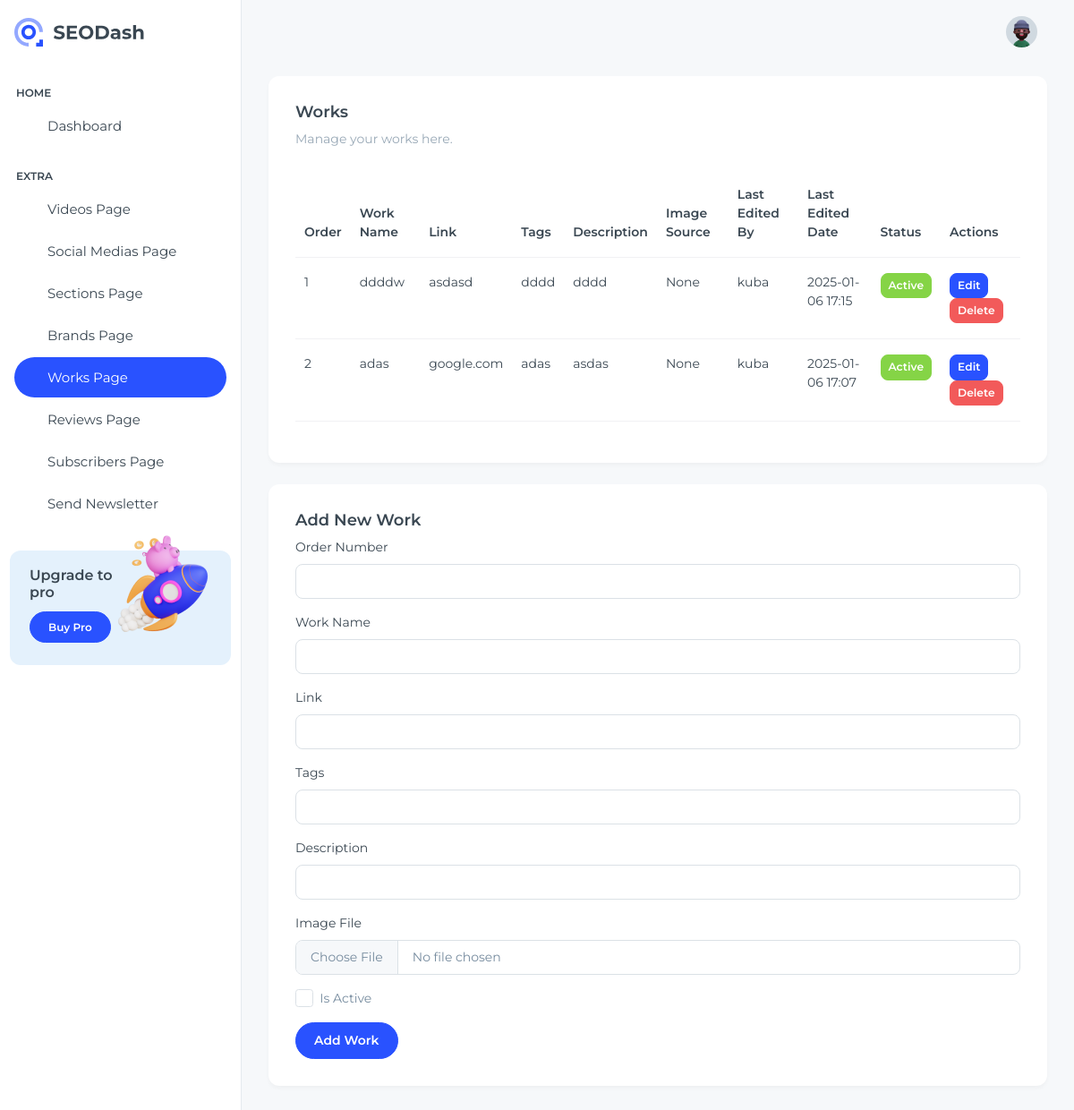
/dashboard/works/ (signed in), run on an earlier commit of the app's database.
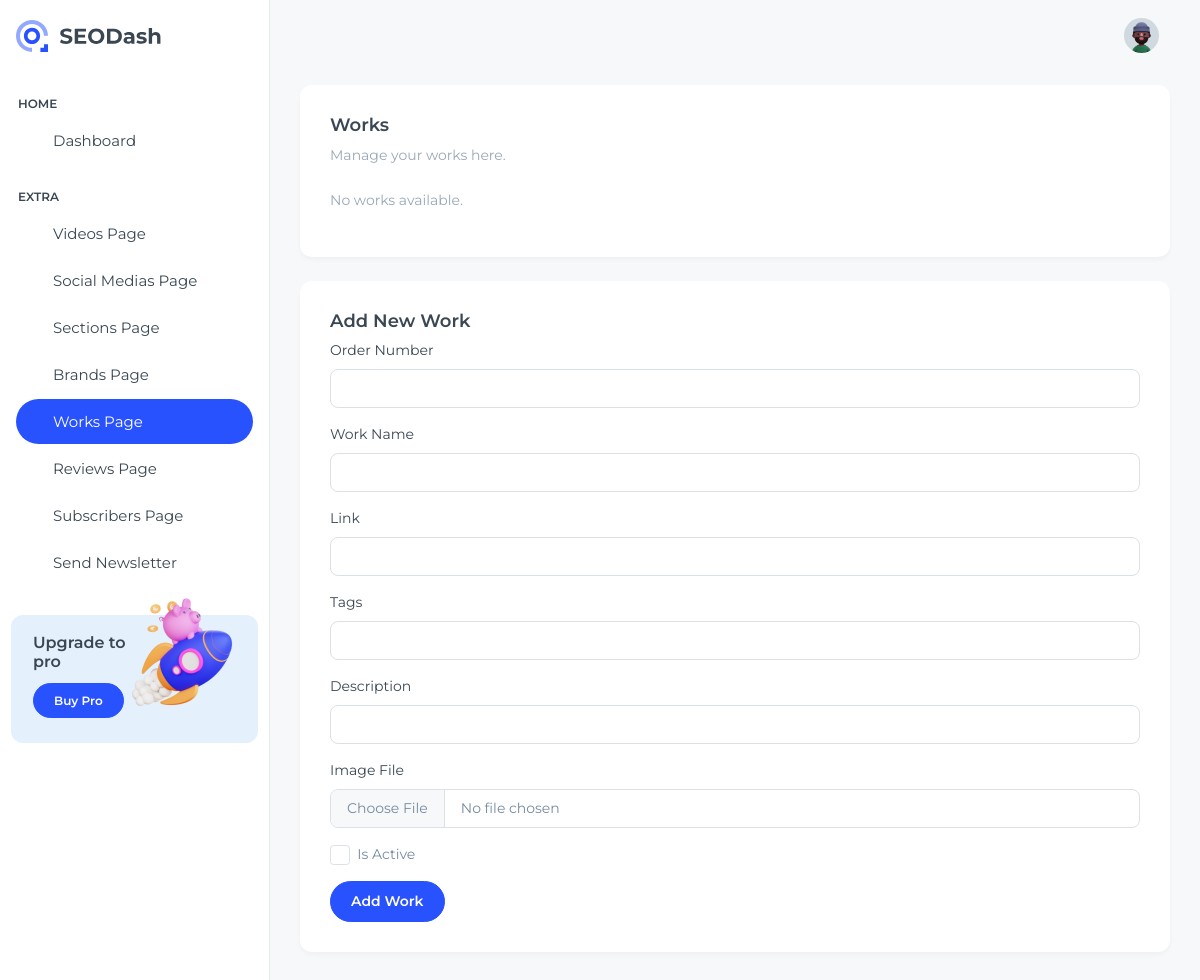
And on a later commit of the database.
### dashboard/models.py (models this page shows, shortened)
class Work(models.Model):
    id = models.AutoField(primary_key=True)
    is_active = models.BooleanField(default=True)
    order_number = models.SmallIntegerField(null=False)
    name = models.CharField(max_length=30)
    link = models.CharField(max_length=200)
    tags = models.CharField(max_length=50)
    img = models.CharField(max_length=100)
    description = models.TextField()
    last_edited_by = models.ForeignKey("auth.User", on_delete=models.CASCADE, related_name="edited_works")
    last_edited_date = models.DateTimeField(auto_now=True)
    class Meta:
        db_table = "works"
        ordering = ["order_number"]
        constraints = [models.UniqueConstraint(fields=['order_number'], name="unique_work_order")]

### dashboard/views.py (the view)
# urls.py: path("dashboard/works/", views.work_page, name="work-page"),
@login_required
def work_page(request):
    works = Work.objects.all().order_by("order_number")
    form = WorkForm()
    return render(request, "SEODash-main/src/html/work-page.html", {"works": works, "form": form})

### dashboard/views.py (shortened to what this page needs)
class WorkForm(forms.ModelForm):
    image_file = forms.ImageField(required=False)
    img = forms.CharField(required=False)
    class Meta:
        model = Work
        fields = ["name", "link", "tags", "description", "is_active", "order_number", "img"]

### dashboard/templates/SEODash-main/src/html/work-page.html (shortened to what the changed rows need)
{% load static %}
<!DOCTYPE html>
<html lang="en">
  <head>
    <link
      rel="stylesheet"
      href="{% static 'libs/simplebar/dist/simplebar.min.css' %}"
    />
    <link rel="stylesheet" href="{% static 'css/styles.min.css' %}" />
  </head>
  <body>
    <div
      class="page-wrapper"
      id="main-wrapper"
      data-layout="vertical"
      data-navbarbg="skin6"
      data-sidebartype="full"
      data-sidebar-position="fixed"
      data-header-position="fixed"
    >
      <div class="body-wrapper">
        <div class="container-fluid">
          <div class="card mb-4">
            <div class="card-body">
              <h5 class="card-title fw-semibold">Works</h5>
              <p class="text-muted mb-4">Manage your works here.</p>
              {% if works %}
              <div class="table-responsive">
                <table class="table">
                  <thead>
                    <tr>
                      <th>Order</th>
                      <th>Work Name</th>
                      <th>Link</th>
                      <th>Tags</th>
                      <th>Description</th>
                      <th>Image Source</th>
                      <th>Last Edited By</th>
                      <th>Last Edited Date</th>
                      <th>Status</th>
                      <th>Actions</th>
                    </tr>
                  </thead>
                  <tbody>
                    {% for work in works %}
                    <tr>
                      <td>{{ work.order_number }}</td>
                      <td>{{work.name}}</td>
                      <td>{{work.link}}</td>
                      <td>{{work.tags}}</td>
                      <td>{{work.description|truncatechars:50 }}</td>
                      <td>{{work.img}}</td>
                      <td>{{ work.last_edited_by.username }}</td>
                      <td>{{ work.last_edited_date|date:"Y-m-d H:i" }}</td>
                      <td>
                        <form method="post" action="{% url 'update_work' work.id %}">
                          <button type="button" class="btn btn-sm {% if work.is_active %}btn-success{% else %}btn-secondary{% endif %}" onclick="this.previousElementSibling.checked = !this.previousElementSibling.checked; this.form.submit()">
                            {% if work.is_active %}Active{% else %}Inactive{% endif %}
                          </button>
                        </form>
                      </td>
                      <td>
                        <button type="button" class="btn btn-primary btn-sm" data-bs-toggle="modal" data-bs-target="#editModal{{ work.id }}">
                          Edit
                        </button>
                        <form method="post" action="{% url 'delete_work' work.id %}" class="d-inline">
                          <button type="submit" class="btn btn-danger btn-sm">Delete</button>
                        </form>
                      </td>
                    </tr>
                    {% endfor %}
                  </tbody>
                </table>
              </div>
              {% else %}
              <p class="text-muted">No works available.</p>
              {% endif %}
            </div>
          </div>
        </div>
      </div>
  </body>
</html>

What changed in the data, as far as the page shows it:
removed Work: order_number "1", name "ddddw", link "asdasd", tags "dddd", description "dddd", img "None", last_edited_by.username "kuba", last_edited_date "2025-01-06 17:15", is_active "Active"
removed Work: order_number "2", name "adas", link "google.com", tags "adas", description "asdas", img "None", last_edited_by.username "kuba", last_edited_date "2025-01-06 17:07", is_active "Active"
Also different on the page:
text no longer shown: "Order Work Name Link Tags Description Image Source Last Edited By Last Edited Date Status Actions"
text now shown: "No works available."
